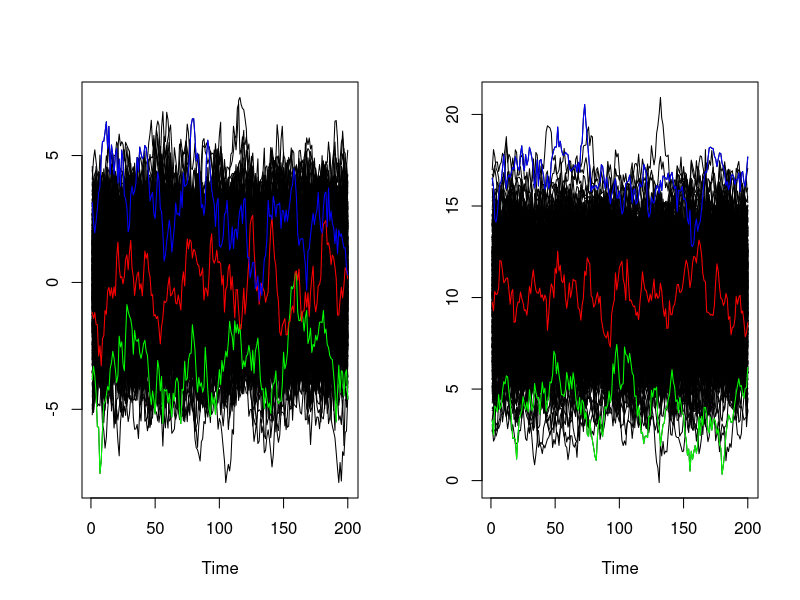

This chart was generated by the following R code:
#Function that calculates the pth multivariate empirical dynamic quantile
#Inputs are X.list, p and method
#X.list is a list of nxT matrices for n time-series at T time intervals where each list entry is represents another dimension
#p is a point or a vector of quantiles to calculate, default is p = 0.5
#Method is determines which method of depth used. Can be Mahalanobis, Tukey, Liu or Oja.
#For dimensions greater than 2, Mahalanobis is by far the fastest
#Output is a point or vector row numbers for the pth quantile
#Can work for one dimensional time-series data
#Data set for each variable can be scaled in the function

MEDQ = function(X.list,p = 0.5, method = "Mahalanobis", scale = TRUE){
  d = length(X.list)
  if(!inherits(X.list,"list")){
    stop("X.list must be in the form of a list")
  }
  nr = NULL
  for(i in 1:d){
    nr = c(nr, nrow(X.list[[i]]))
  }
  if(length(unique(nr)) > 1){
    stop("Dimensions are not equal")
  }
  nr = nr[1]
  nc = NULL
  for(i in 1:d){
    nc = c(nc, ncol(X.list[[i]]))
  }
  nc = nc[1]
  if(length(unique(nc)) > 1){
    stop("Dimension are not equal")
  }
  if(max(p) > 1 | min(p) < 0){
    stop("p must be between 0 and 1")
  }
  if(scale){
    for(i in 1:d){
      X.list[[i]] = scale(X.list[[i]])
    }
  }
  if(method == "Mahalanobis"){
    depth3 = NULL
    for(i in 1:nc){
      my_sample <- NULL
      for(j in 1:d){
        my_sample = cbind(my_sample, X.list[[j]][,i])
      }
      mu <- apply(my_sample,2,mean)
      sigma <- cov(my_sample)
      m_dist <- mahalanobis(my_sample, mu, sigma)
      m_depth <- 1/(1 + m_dist)
      depth3 = cbind(depth3, m_depth)
    }
  }else{
    depth3 = matrix(0, nrow = nr, ncol = nc)
    for(i in 1:nc){
      my_sample <- NULL
      for(j in 1:d){
        my_sample = cbind(my_sample, X.list[[j]][,i])
      }
      for(j in 1:nr){
        depth3[j,i] = depth(my_sample[j,], my_sample, method = method)
      }
    }
  }
  depth.dash = matrix(0, nrow = nr, ncol = nc)
  for(i in 1:nc){
    x1 <- NULL
    for(j in 1:d){
      x1 = cbind(x1, X.list[[j]][,i])
    }
    zt = which(depth3[,i] == max(depth3[,i]))[1]
    sigma <- cov(x1)
    EVV=eigen(sigma)
    vec=EVV$vectors
    for(j in 1:nrow(depth3)){
      z1 = x1[zt,d]
      if(d > 1){
        for(k in 1:(d-1)){
          z1 = z1 - (vec[k,1]/vec[d,1]) * (x1[j,k] - x1[zt,k])
        }
      }else{
        z1 = z1
      }
      if(x1[j,d] < z1){
        depth.dash[j,i] = depth3[j,i]
      }else{
        depth.dash[j,i] = 2 * depth3[zt,i] - depth3[j,i]
      }
    }
  }
  dist.1 = list()
  for(i in 1:nc){
    x1 <- NULL
    for(j in 1:d){
      x1 = cbind(x1, X.list[[j]][,i])
    }
    dist.1[[i]] = as.matrix(dist(x1, upper = TRUE, diag = TRUE))
  }
  n.3 = NULL
  for(k in p){
    n.2 = NULL
    for(i in 1:nr){
      n.1 = 0
      for(j in 1:nc){
        n.1 = n.1 + k * dist.1[[j]][,i] %*% (depth.dash[,j] > depth.dash[i,j]) + (1 - k) * dist.1[[j]][,i] %*% (1 - (depth.dash[,j] > depth.dash[i,j]))
      }
      n.2 = c(n.2, n.1)
    }
    n.3 = c(n.3, which(n.2 == min(n.2)))
  }
  n.3
}

#Example for 2 dimensional positively correlated data
A.r1 = NULL
A.r2 = NULL
for(i in 1:500){
  rn = rnorm(1)
  A.r1 = rbind(A.r1, arima.sim(n = 200, list(ar = c(0.8897)),
                               sd = sqrt(sqrt(0.1796))) + rn)
  A.r2 = rbind(A.r2, arima.sim(n = 200, list(ar = c(0.8897)),
                               sd = sqrt(sqrt(0.1796))) + 2 * rn + 10)
}

X.list = list()
X.list[[1]] = A.r1
X.list[[2]] = A.r2

p = c(0.05,0.5,0.95)
M = MEDQ(X.list = X.list, p = p, method = "Mahalanobis")

par(mfrow = c(1,2))
ts.plot(t(X.list[[1]]))
lines(X.list[[1]][M[1],], col = "green")
lines(X.list[[1]][M[2],], col = "red")
lines(X.list[[1]][M[3],], col = "blue")

ts.plot(t(X.list[[2]]))
lines(X.list[[2]][M[1],], col = "green")
lines(X.list[[2]][M[2],], col = "red")
lines(X.list[[2]][M[3],], col = "blue")

